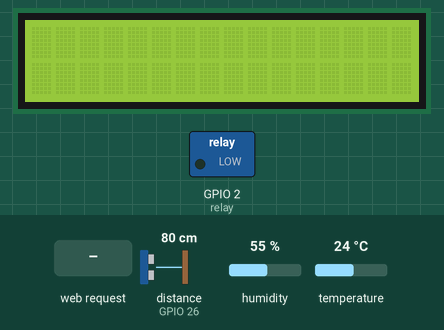
A program run on a simulated ESP32 board running MicroPython. Shown: 16×2 character LCD, switched loads named in the program (green lamp = pin HIGH). The inputs (shaded band) are chosen by the test bench; at power-on: distance to the obstacle (sensor on GPIO 26) 80 cm, humidity 55 %, temperature 24 °C. The echo pulse lasts 58.3 µs per cm; WiFi joins after 1.5 s; pins used as bus, display or sensor lines are not drawn; what the program prints to the serial console is not drawn.

Above: at 2.7 s.
2.8 s: HTTP request GET /show_ultrasonic received
At 3.4 s:
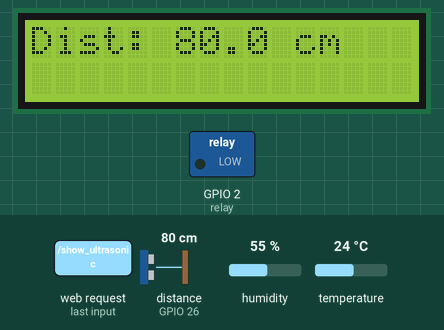
4.3 s: HTTP request GET /show_temp received
At 5.5 s:
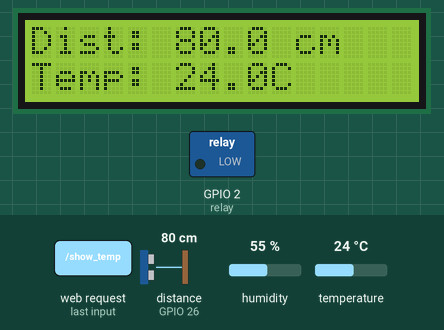
5.8 s: HTTP request GET /send_text received
At 6.7 s:
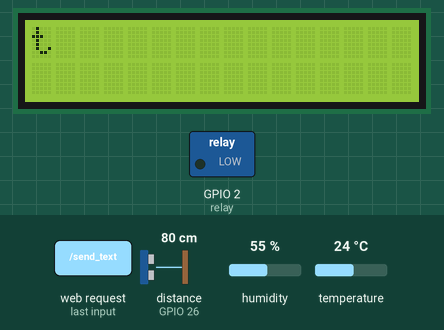
7.3 s: HTTP request GET /show_temp received
At 7.9 s:
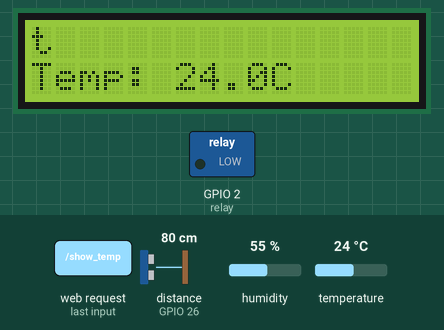
8.8 s: HTTP request GET /relay_on received
At 9.9 s:
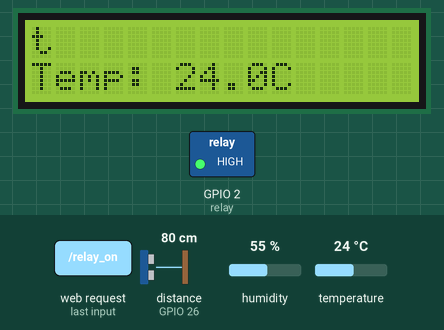
10.3 s: HTTP request GET /send_text?text=90 received
At 11.3 s:
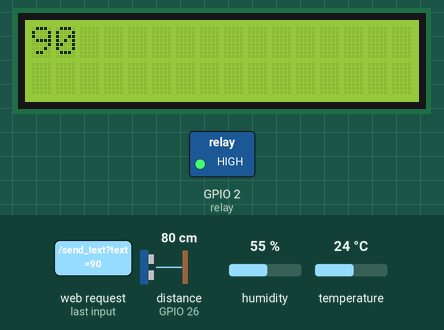
Timing chart, 0 to 12.8 s (numbered marks = the images above; inputs shaded):
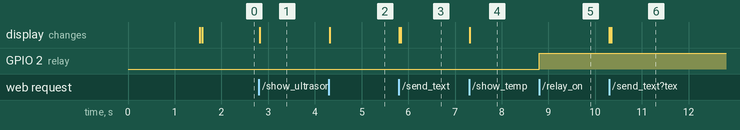

Measured:
- after the input at 2.8 s, the display: changes at once (image 1)
- after the input at 4.3 s, the display: changes at once (image 2)
- after the input at 5.8 s, the display: first changes at once (image 3 shows a later state)
- after the input at 7.3 s, the display: changes at once (image 4)
- after the input at 8.8 s, GPIO 2 (relay): LOW → HIGH at once
- after the input at 10.3 s, the display: first changes at once (image 6 shows a later state)

The program:

server.py
```python
import usocket as socket
import network
import esp
import gc
from machine import Pin, time_pulse_us, SoftI2C
from time import sleep, sleep_us
import dht
from machine_i2c_lcd import I2cLcd
import json

# Disable debug & collect garbage
esp.osdebug(None)
gc.collect()

# ---------------- WIFI CONFIG ----------------
SSID = "Robotic WIFI"
PASSWORD = "rbtWIFI@2025"

station = network.WLAN(network.STA_IF)
station.active(True)
station.connect(SSID, PASSWORD)

print("Connecting to WiFi...")
while not station.isconnected():
    pass
print("Connection successful")
print("Network config:", station.ifconfig())

# ---------------- DHT SENSOR ----------------
sensor = dht.DHT11(Pin(4))   # GPIO4 for DHT11

def read_dht():
    try:
        sensor.measure()
        return sensor.temperature(), sensor.humidity()
    except Exception as e:
        print("DHT read error:", e)
        return None, None

# ---------------- ULTRASONIC ----------------
TRIG = Pin(27, Pin.OUT)
ECHO = Pin(26, Pin.IN)

def distance_cm():
    TRIG.off()
    sleep_us(2)
    TRIG.on()
    sleep_us(10)
    TRIG.off()
    t = time_pulse_us(ECHO, 1, 30000)  # timeout 30ms
    if t < 0:
        return None
    return (t * 0.0343) / 2.0  # convert to cm

# ---------------- LCD CONFIG ----------------
I2C_ADDR = 0x27
i2c = SoftI2C(sda=Pin(21), scl=Pin(22), freq=400000)
lcd = I2cLcd(i2c, I2C_ADDR, 2, 16)

lcd.clear()

# ---------------- RELAY CONFIG ----------------
RELAY_PIN = 2  # GPIO5 for relay
RELAY_ACTIVE_LOW = False
relay = Pin(RELAY_PIN, Pin.OUT)

def relay_on():
    relay.value(0 if RELAY_ACTIVE_LOW else 1)

def relay_off():
    relay.value(1 if RELAY_ACTIVE_LOW else 0)

def relay_is_on():
    return (relay.value() == 0) if RELAY_ACTIVE_LOW else (relay.value() == 1)

relay_off()  # Ensure relay is off at startup

# ---------------- WEB PAGE ----------------
def web_page():
    html = """
    <html>
    <head>
        <title>ESP Control Panel</title>
        <meta charset="UTF-8">
        <style>
            body { font-family: Arial; text-align: center; margin-top: 40px; }
            h1 { color: #0F3376; }
            .button { padding: 10px 20px; margin: 10px; border: none; border-radius: 5px; cursor: pointer; }
            .on { background-color: #4CAF50; color: white; }
            .off { background-color: #f44336; color: white; }
            .action { background-color: #008CBA; color: white; }
        </style>
        <script>
            function fetchData() {
                fetch('/data')
                .then(response => response.json())
                .then(data => {
                    document.getElementById('ultrasonic').innerText = data.ultrasonic + " cm";
                    document.getElementById('temperature').innerText = data.temperature + " °C";
                });
            }
            setInterval(fetchData, 1000);  // Fetch data every second
        </script>
    </head>
    <body>
        <h1>ESP Control Panel</h1>
        <p>Ultrasonic: <span id="ultrasonic">N/A</span></p>
        <p>Temperature: <span id="temperature">N/A</span></p>
        <button class="button action" onclick="location.href='/show_ultrasonic'">Show Ultrasonic</button>
        <button class="button action" onclick="location.href='/show_temp'">Show Temperature</button>
        <br>
        <button class="button on" onclick="location.href='/relay_on'">Relay ON</button>
        <button class="button off" onclick="location.href='/relay_off'">Relay OFF</button>
        <br>
        <form action="/send_text" method="get">
            <input type="text" name="text" placeholder="Enter text for LCD">
            <button class="button action" type="submit">Send</button>
        </form>
    </body>
    </html>
    """
    return html

# ---------------- SERVER ----------------
s = socket.socket(socket.AF_INET, socket.SOCK_STREAM)
s.setsockopt(socket.SOL_SOCKET, socket.SO_REUSEADDR, 1)
s.bind(('', 80))
s.listen(5)

while True:
    # Continuously update distance and temperature data
    ultrasonic_data = distance_cm()
    temperature_data, _ = read_dht()

    # Handle incoming HTTP requests
    conn, addr = s.accept()
    print('Got a connection from %s' % str(addr))
    request = conn.recv(1024)
    request = str(request)

    # Ignore favicon.ico requests
    if 'GET /favicon.ico' in request:
        conn.send('HTTP/1.1 404 Not Found\n')
        conn.send('Connection: close\n\n')
        conn.close()
        continue

    # Serve the main web page
    if 'GET / ' in request:
        response = web_page()
        conn.send('HTTP/1.1 200 OK\n')
        conn.send('Content-Type: text/html\n')
        conn.send('Connection: close\n\n')
        conn.sendall(response)

    # Serve the sensor data as JSON
    elif 'GET /data' in request:
        data = {
            "ultrasonic": f"{ultrasonic_data:.1f}" if ultrasonic_data is not None else "N/A",
            "temperature": f"{temperature_data:.1f}" if temperature_data is not None else "N/A"
        }
        response = json.dumps(data)
        conn.send('HTTP/1.1 200 OK\n')
        conn.send('Content-Type: application/json\n')
        conn.send('Connection: close\n\n')
        conn.sendall(response)

    # Handle show ultrasonic data
    elif '/show_ultrasonic' in request:
        if ultrasonic_data is not None:
            lcd.move_to(0, 0)  # First row
            lcd.putstr(f"Dist: {ultrasonic_data:.1f} cm")
        else:
            lcd.move_to(0, 0)
            lcd.putstr("Dist: N/A")
        print("Ultrasonic data displayed on LCD")
        response = web_page()
        conn.send('HTTP/1.1 200 OK\n')
        conn.send('Content-Type: text/html\n')
        conn.send('Connection: close\n\n')
        conn.sendall(response)

    # Handle show temperature data
    elif '/show_temp' in request:
        if temperature_data is not None:
            lcd.move_to(0, 1)  # Second row
            lcd.putstr(f"Temp: {temperature_data:.1f}C")
        else:
            lcd.move_to(0, 1)
            lcd.putstr("Temp: N/A")
        print("Temperature data displayed on LCD")
        response = web_page()
        conn.send('HTTP/1.1 200 OK\n')
        conn.send('Content-Type: text/html\n')
        conn.send('Connection: close\n\n')
        conn.sendall(response)

    # Handle relay ON
    elif '/relay_on' in request:
        relay_on()
        print("Relay turned ON")
        response = web_page()
        conn.send('HTTP/1.1 200 OK\n')
        conn.send('Content-Type: text/html\n')
        conn.send('Connection: close\n\n')
        conn.sendall(response)

    # Handle relay OFF
    elif '/relay_off' in request:
        relay_off()
        print("Relay turned OFF")
        response = web_page()
        conn.send('HTTP/1.1 200 OK\n')
        conn.send('Content-Type: text/html\n')
        conn.send('Connection: close\n\n')
        conn.sendall(response)

    # Handle custom text input
    elif '/send_text' in request:
        text_start = request.find('/send_text?text=') + len('/send_text?text=')
        text_end = request.find(' ', text_start)
        if text_end == -1:
            text_end = len(request)
        text = request[text_start:text_end].replace('+', ' ')
        lcd.clear()
        lcd.move_to(0, 0)
        lcd.putstr(text[:16])  # Display first 16 characters
        print(f"Custom text displayed on LCD: {text}")
        response = web_page()
        conn.send('HTTP/1.1 200 OK\n')
        conn.send('Content-Type: text/html\n')
        conn.send('Connection: close\n\n')
        conn.sendall(response)

    conn.close()
```
